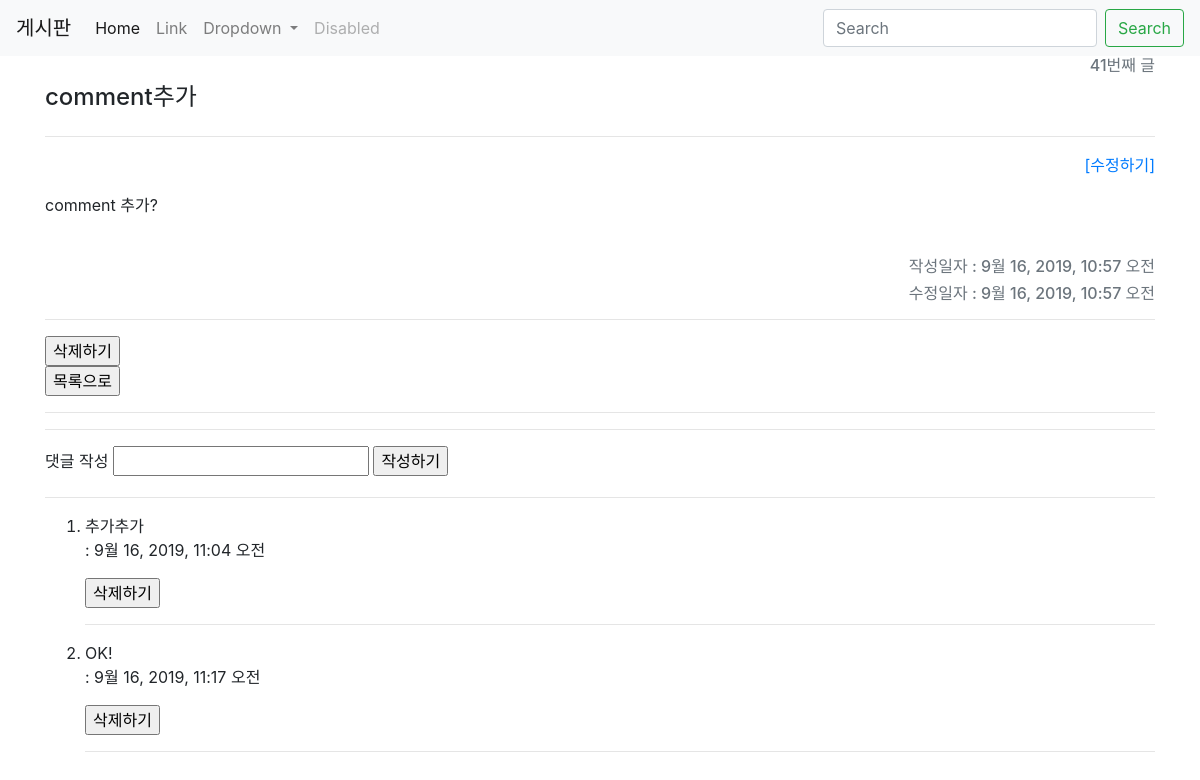
Screenshot of /articles/41/ with the database file from the repository.
### articles/models.py (models this page shows, shortened)
class Article(models.Model):
    title = models.CharField(max_length=10)
    content = models.TextField()
    created_at = models.DateTimeField(auto_now_add=True)
    updated_at = models.DateTimeField(auto_now=True)

class Comment(models.Model):
    content = models.CharField(max_length=140)
    created_at = models.DateTimeField(auto_now_add=True)
    article = models.ForeignKey(Article, on_delete=models.CASCADE)

### articles/views.py (the view)
# urls.py: path('<int:article_pk>/', views.detail, name='detail'),
def detail(request, article_pk):
    article = Article.objects.get(pk=article_pk)
    comments = article.comment_set.all()
    context = {
        'article': article,
        'comments': comments,
    }
    return render(request, 'articles/detail.html', context)

### articles/templates/articles/detail.html (shortened to what this page needs)
{% extends 'articles/base.html' %}
{% block body %}
  <div><h6 class="text-right text-secondary">{{ article.id }}번째 글 </h6></div>
  <h4 style="display:inline-block;"> {{ article.title }}</h4>
  <hr>
  <p  class="text-right">
    <a href="{% url 'articles:update' article.pk %}" class="text-right ml-auto">[수정하기]</a>
  </p>
  <div><p>{{ article.content }}</p></div>
  <br>
  <h6 class="text-right text-secondary ml-auto inline">작성일자 : {{ article.created_at }}</h6>
  <h6 class="text-right text-secondary">수정일자 : {{ article.updated_at }}</h6>
  <hr>
  <form action="{% url 'articles:delete' article.pk %}" method="POST" onclick="return confirm('REALLY DELETE?')">
    <input type="submit" value="삭제하기">
  </form>
  <form action="{% url 'articles:index' %}">
    <input type="submit" value="목록으로">
  </form>
  <hr>
  <hr>
  <form action="{% url 'articles:comment_create' article.pk %}" method="POST">
    <label for="content">댓글 작성</label>
    <input type="text" id="content" name="content">
    <input type="submit" value="작성하기">
  </form>
  <hr>
  <ol>
    {% for comment in comments %}
      <li>{{comment.content}}</li>
      <p> : {{comment.created_at}}</p>
      <form action="{% url 'articles:comment_delete' article.pk comment.pk %}" method="POST" onclick="return confirm('REALLY DELETE?')">
    <input type="submit" value="삭제하기">
  </form>
      <hr>
    {% empty %}
      <p>댓글이 없습니다.</p>
    {% endfor %}
  </ol>
{% endblock %}

### rows the page displays
Article: id "41", title "comment추가", content "comment 추가?", created_at "9월 16, 2019, 10:57 오전", updated_at "9월 16, 2019, 10:57 오전"
Comment: content "추가추가", created_at "9월 16, 2019, 11:04 오전"
Comment: content "OK!", created_at "9월 16, 2019, 11:17 오전"
